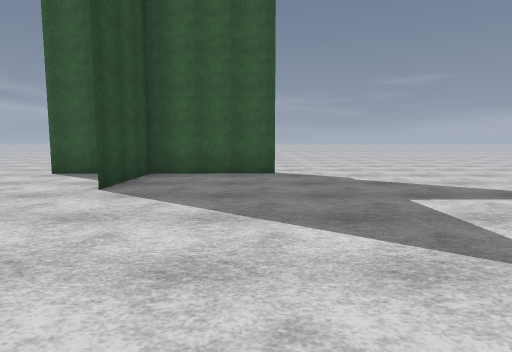
View 1 (above)

17 first-person views from a walk through a Godot game level. The camera is 1.4 m above the floor, tilts 6° down and sees 75° across. The floor is counted in squares, 1.8 m on a side. Each view is taken from the middle of a square. On the plan, view 1 faces up. The plan holds only what a view shows up to about 11 squares ahead; the rest is blank. The place goes on beyond the plan. Flat picture figures and markers are left out. Surface patterns are stand-ins for the level's own textures.

View 2
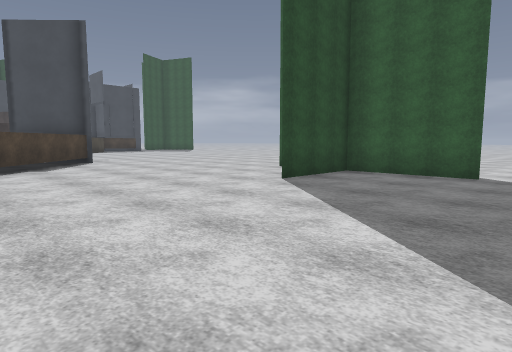

View 3
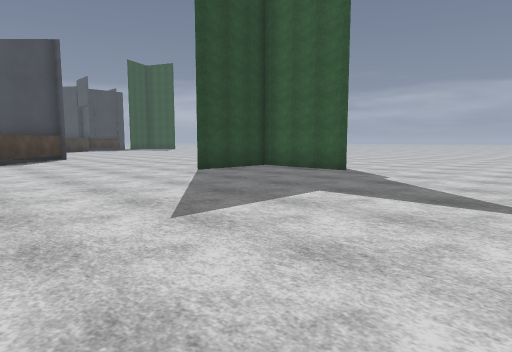

View 4
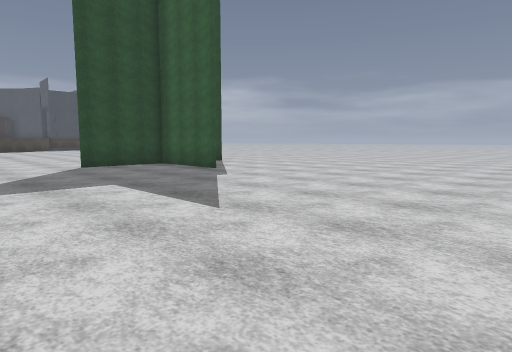

View 5
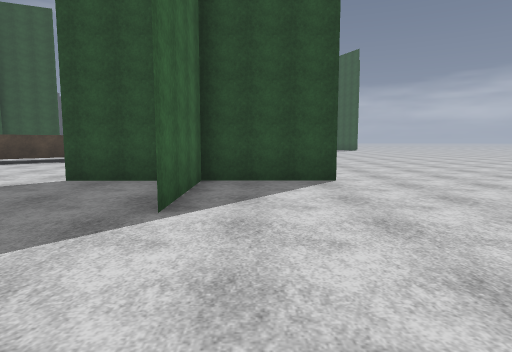

View 6
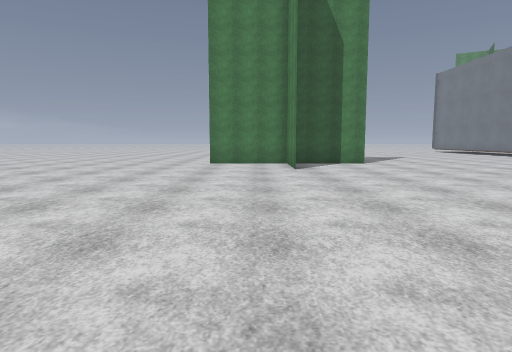

View 7
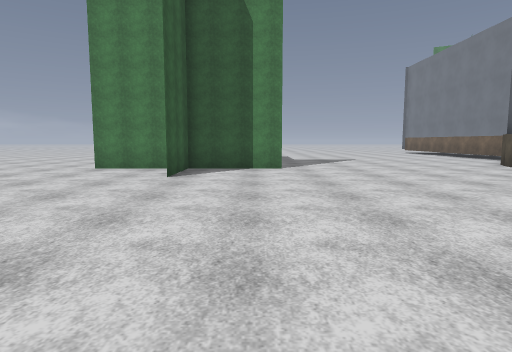

View 8
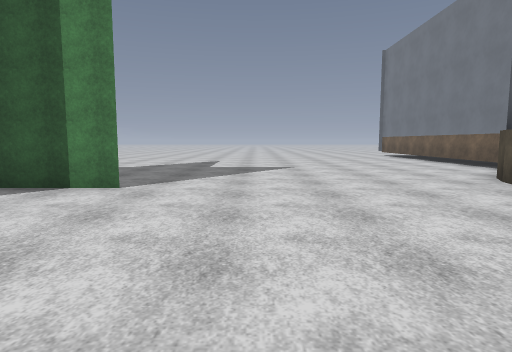

View 9
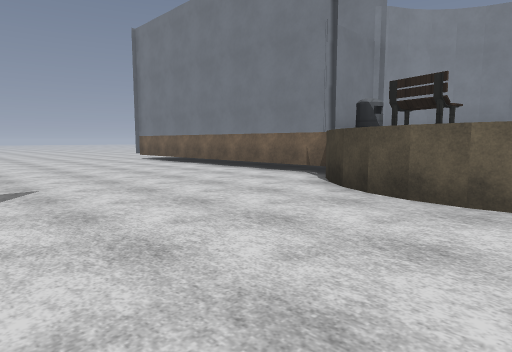

View 10
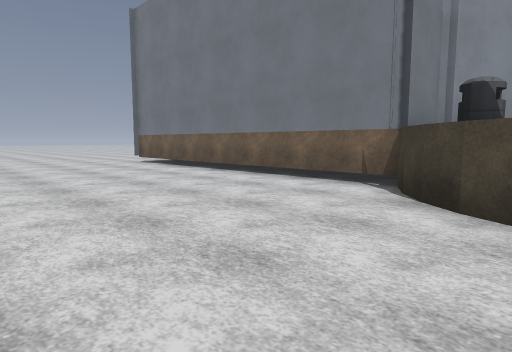

View 11
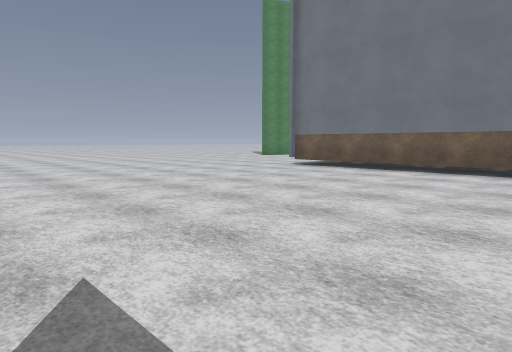

View 12
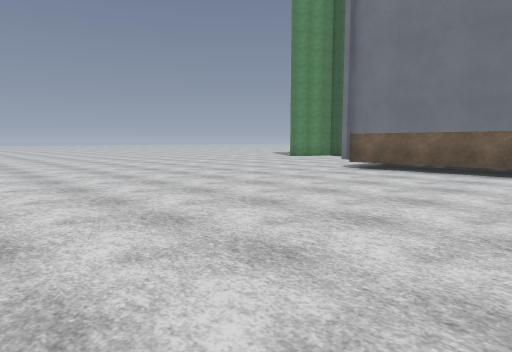

View 13
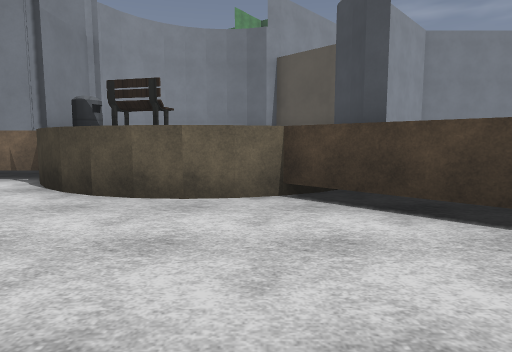

View 14
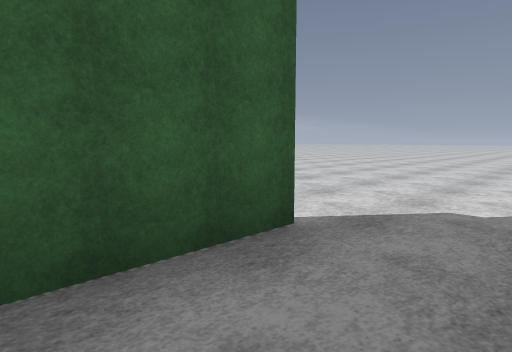

View 15
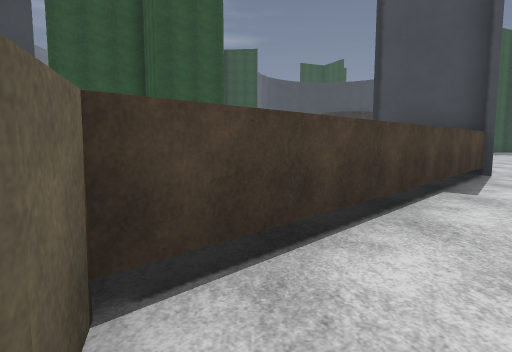

View 16
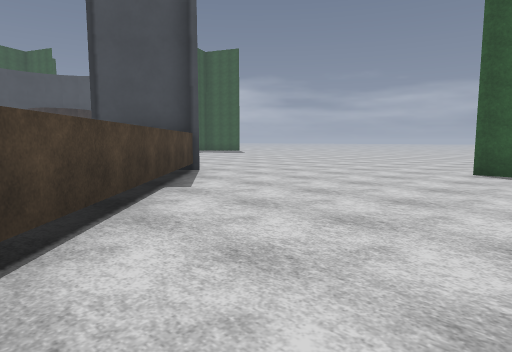

View 17
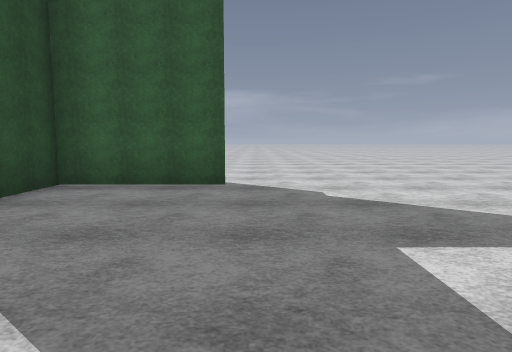

### Floor plan
Key: @ floor where view 1 was taken; # wall or solid block; . floor; ^ raised ledge; T tree.
Columns run from 14 left of view 1 to 9 right of it. Each row starts with its distance up from view 1.
 12    ....................
 11   .....................
 10  ..........T............
  9 ...........T............
  8  .........TTTTT.........
  7  ..........T...........
  6  ..........T...........
  5     ....................
  4    ##...................
  3     ##..................
  2      ##.................
  1       ##................
  0        ##.....@.........
 -1         ##..............
 -2          #####..........
 -3              ##.........
 -4 TTT           ##########
 -5 T
 -6  T                 ^^^^
 -7  T

Where each view was taken, in squares from view 1:
view 1: 0 up, 0 right, facing up
view 2: 0 up, 2 right, facing up-left
view 3: 0 up, 5 right, facing up-left
view 4: 2 up, 8 right, facing up-left
view 5: 9 up, 4 right, facing left
view 6: 9 up, 14 left, facing right
view 7: 6 up, 12 left, facing right
view 8: 3 up, 8 left, facing right
view 9: 3 up, 4 left, facing down-right
view 10: 2 up, 2 left, facing down-right
view 11: 5 up, 3 right, facing down-right
view 12: 5 up, 5 right, facing down-right
view 13: 3 up, 4 left, facing down
view 14: 6 up, 2 left, facing up-right
view 15: 1 down, 3 left, facing left
view 16: 1 down, 3 left, facing up-left
view 17: 2 up, 1 right, facing up
